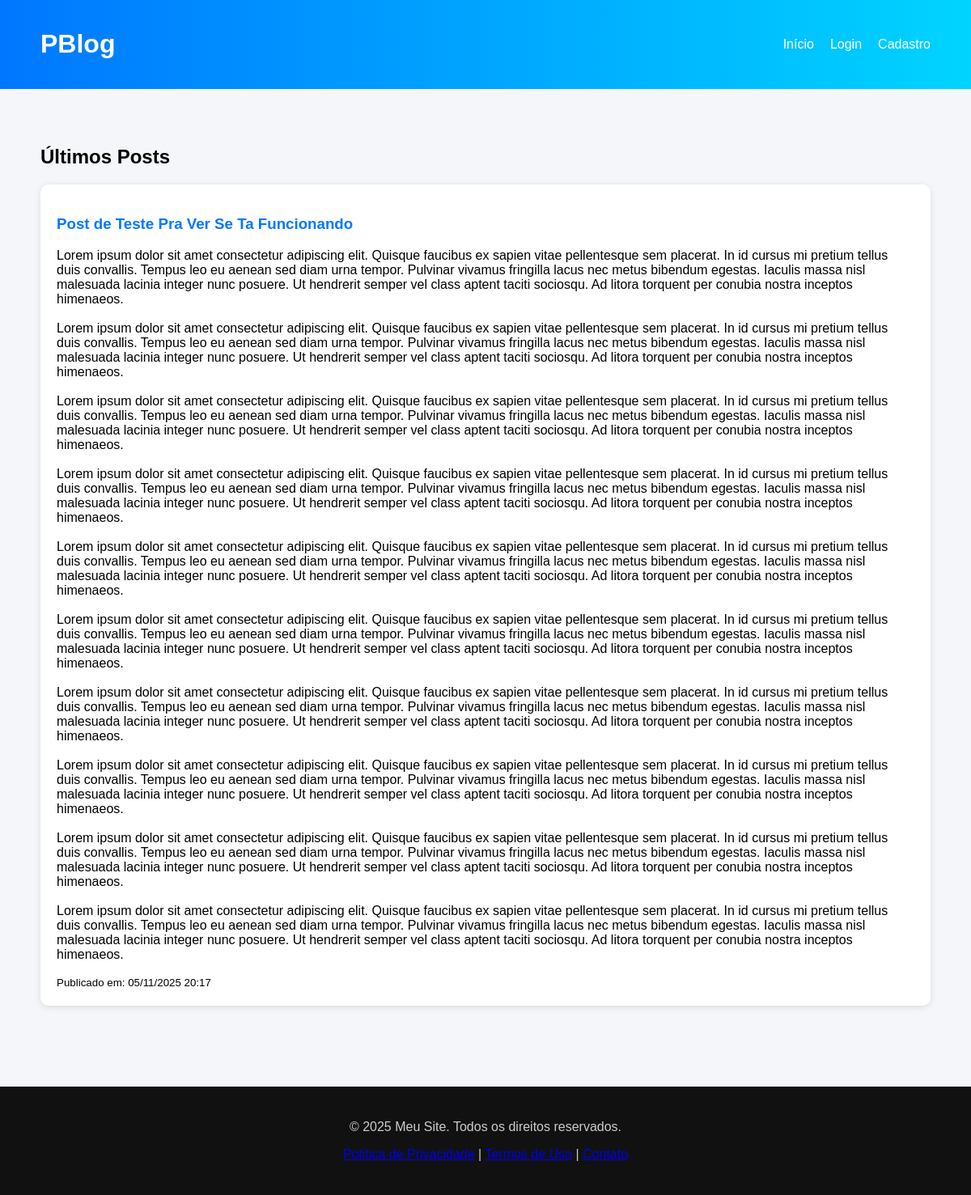
The page / on the database its author committed.
### tables this page shows
CREATE TABLE `posts` (
  `id` int(11) NOT NULL,
  `titulo` varchar(255) DEFAULT NULL,
  `conteudo` text DEFAULT NULL,
  `data_publicacao` datetime DEFAULT current_timestamp()
);

### conteudo.php (the view)
<main>
    <h2>Últimos Posts</h2>
    <div class="posts">
        <?php
        $sql = "SELECT titulo, conteudo, data_publicacao FROM posts ORDER BY data_publicacao DESC";
        $resultado = $conn->query($sql);
        if ($resultado->num_rows > 0) {
            while($row = $resultado->fetch_assoc()) {
                echo "<div class='post'>";
                echo "<h3>" . htmlspecialchars($row['titulo']) . "</h3>";
                echo "<p>" . nl2br(htmlspecialchars($row['conteudo'])) . "</p>";
                echo "<small>Publicado em: " . date('d/m/Y H:i', strtotime($row['data_publicacao'])) . "</small>";
                echo "</div>";
            }
        } else {
            echo "<p>Nenhum post encontrado.</p>";
        }
        ?>
    </div>
</main>

### topo.php (shortened to what this page needs)
<!DOCTYPE html>
<html lang="pt-br">
<head>
</head>
    <body>
        <header>
            <h1>PBlog</h1>
            <nav>
                <ul>
                    <li><a href="index.php">Início</a></li>
                    <li><a href="login.php">Login</a></li>
                    <li><a href="cadastro.php">Cadastro</a></li>
                </ul>
            </nav>
        </header>

### index.php
<?php
    include_once "topo.php";
    if(empty($_SERVER["QUERY_STRING"])){
        $var = "conteudo";
            include_once "$var.php";
    }else{
        $pg = $_GET['pg'];
        include_once "$pg.php";
    }
    include_once "rodape.php";
?>

### rodape.php
   <footer>
        <p>&copy; 2025 Meu Site. Todos os direitos reservados.</p>
        <p>
            <a href="#">Política de Privacidade</a> |
            <a href="#">Termos de Uso</a> |
            <a href="#">Contato</a>
        </p>
    </footer>
</body>
</html>

### topo.php (style rules this page uses)
body { font-family: 'Poppins', sans-serif; margin: 0; padding: 0; background: #f4f6f9; }
header { background: linear-gradient(90deg, #0077ff, #00d4ff); color: white; display: flex; justify-content: space-between; align-items: center; padding: 15px 50px; }
nav ul { list-style: none; display: flex; gap: 20px; }
nav a { color: white; text-decoration: none; font-weight: 500; }
main { padding: 50px; }
.posts { display: grid; grid-template-columns: repeat(auto-fit, minmax(280px, 1fr)); gap: 20px; }
.post { background: white; border-radius: 10px; box-shadow: 0 2px 8px rgba(0,0,0,0.1); padding: 20px; transition: transform 0.2s ease; }
.post h3 { color: #0077ff; }
footer { background: #111; color: #ccc; text-align: center; padding: 25px; margin-top: 50px; }

### rows shown on the page
posts: titulo "Post de Teste Pra Ver Se Ta Funcionando", conteudo "Lorem ipsum dolor sit amet consectetur adipiscing elit. Quisque faucibus ex sapien vitae pellentesque sem placerat. In id cursus mi pretium tellus duis convallis. Tempus leo eu aenean sed diam urna tempor. Pulvinar vivamus fringilla lacus nec metus bibendum egestas. Iaculis massa nisl malesuada lacinia integer nunc posuere. Ut hendrerit semper vel class aptent taciti sociosqu. Ad litora torquent per conubia nostra inceptos himenaeos. Lorem ipsum dolor sit amet consectetur adipiscing elit. Quisque faucibus ex sapien vitae pellentesque sem placerat. In id cursus mi pretium tellus duis convallis. Tempus leo eu aenean sed diam urna tempor. Pulvinar vivamus fringilla lacus nec metus bibendum…", data_publicacao "05/11/2025 20:17"
